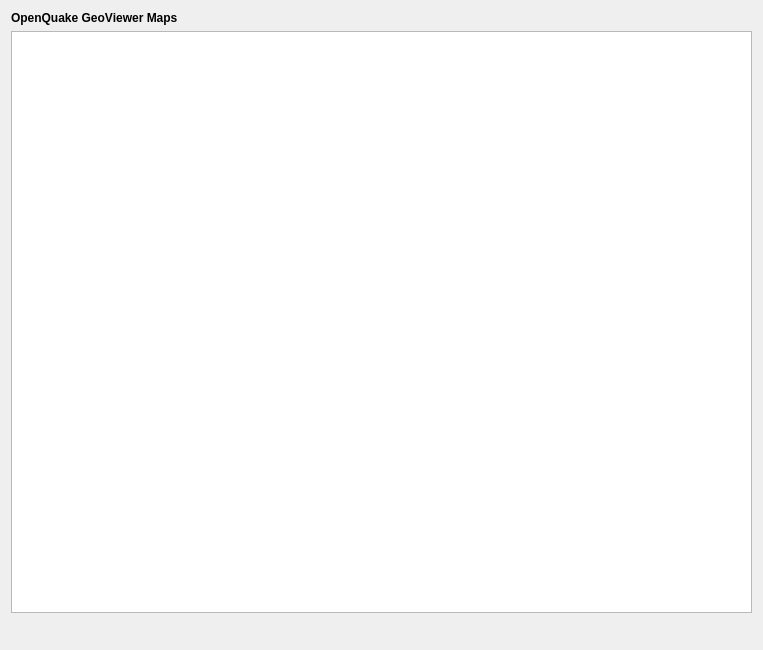
<?xml version="1.0" encoding="UTF-8"?>
<ui version="4.0">
 <class>DownloadGeoviewerMapDialog</class>
 <widget class="QDialog" name="DownloadGeoviewerMapDialog">
  <property name="geometry">
   <rect>
    <x>0</x>
    <y>0</y>
    <width>763</width>
    <height>650</height>
   </rect>
  </property>
  <property name="windowTitle">
   <string>Download OQ-GeoViewer map</string>
  </property>
  <property name="windowIcon">
   <iconset>
    <normaloff>../resources/oq_icon.svg</normaloff>../resources/oq_icon.svg</iconset>
  </property>
  <layout class="QVBoxLayout" name="verticalLayout_3">
   <item>
    <widget class="QSplitter" name="splitter">
     <property name="orientation">
      <enum>Qt::Vertical</enum>
     </property>
     <widget class="QWidget" name="layoutWidget">
      <layout class="QVBoxLayout" name="verticalLayout_2">
       <item>
        <layout class="QHBoxLayout" name="horizontalLayout_3">
         <property name="topMargin">
          <number>0</number>
         </property>
         <item>
          <widget class="QLabel" name="list_of_maps_lbl">
           <property name="font">
            <font>
             <weight>75</weight>
             <italic>false</italic>
             <bold>true</bold>
            </font>
           </property>
           <property name="text">
            <string>OpenQuake GeoViewer Maps</string>
           </property>
          </widget>
         </item>
        </layout>
       </item>
       <item>
        <widget class="QTableWidget" name="list_of_maps_tbl">
         <property name="editTriggers">
          <set>QAbstractItemView::NoEditTriggers</set>
         </property>
         <property name="selectionMode">
          <enum>QAbstractItemView::SingleSelection</enum>
         </property>
         <property name="selectionBehavior">
          <enum>QAbstractItemView::SelectRows</enum>
         </property>
         <property name="rowCount">
          <number>0</number>
         </property>
         <property name="columnCount">
          <number>0</number>
         </property>
         <attribute name="verticalHeaderVisible">
          <bool>false</bool>
         </attribute>
        </widget>
       </item>
      </layout>
     </widget>
    </widget>
   </item>
   <item>
    <layout class="QHBoxLayout" name="horizontalLayout_2">
     <property name="topMargin">
      <number>0</number>
     </property>
     <item>
      <spacer name="horizontalSpacer">
       <property name="orientation">
        <enum>Qt::Horizontal</enum>
       </property>
       <property name="sizeHint" stdset="0">
        <size>
         <width>40</width>
         <height>20</height>
        </size>
       </property>
      </spacer>
     </item>
     <item>
      <widget class="QLabel" name="label">
       <property name="text">
        <string>&lt;html&gt;&lt;head/&gt;&lt;body&gt;&lt;p&gt;&lt;img src=&quot;:/plugins/irmt/oq_logo.svg.png&quot;/&gt;&lt;/p&gt;&lt;/body&gt;&lt;/html&gt;</string>
       </property>
      </widget>
     </item>
    </layout>
   </item>
  </layout>
 </widget>
 <resources/>
 <connections/>
</ui>
